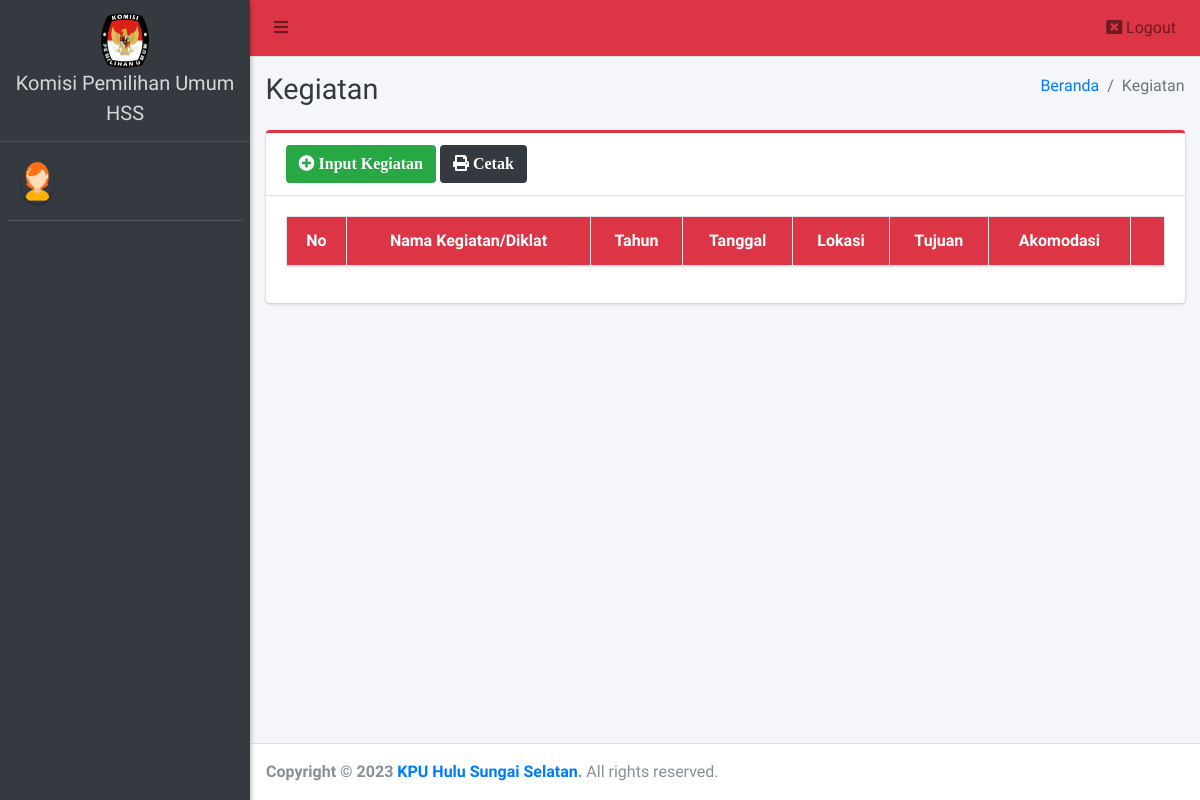
The page /admin/kegiatan/index.php on the database as committed earlier.
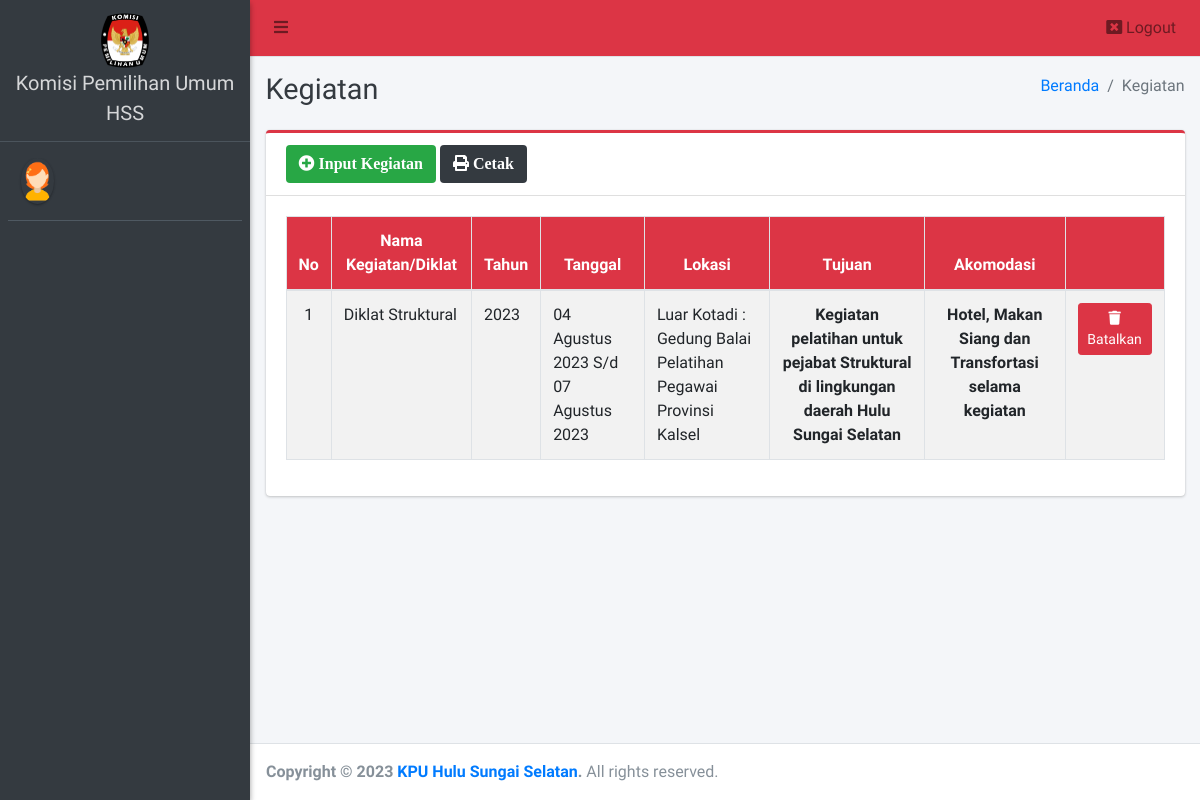
The same page on the database as committed later.
### tables this page shows
CREATE TABLE `kegiatan` (
  `id_kegiatan` int(11) NOT NULL,
  `nama_kegiatan` varchar(150) NOT NULL,
  `tahun` varchar(50) NOT NULL,
  `tgl_mulai` date NOT NULL,
  `tgl_selesai` date NOT NULL,
  `luar_dalam` varchar(70) NOT NULL,
  `lokasi` varchar(255) NOT NULL,
  `deskripsi` text NOT NULL,
  `akomodasi` text NOT NULL
);

### config/day.php (called while the page is built)
<?php
function tgl_indo($tanggal)
{
    $bulan = array(
        1 =>   'Januari',
        'Februari',
        'Maret',
        'April',
        'Mei',
        'Juni',
        'Juli',
        'Agustus',
        'September',
        'Oktober',
        'November',
        'Desember'
    );
    $pecahkan = explode('-', $tanggal);
    return $pecahkan[2] . ' ' . $bulan[(int) $pecahkan[1]] . ' ' . $pecahkan[0];
}
?>

### admin/kegiatan/index.php (the view, shortened to what the changed rows need)
<?php
require '../../config/koneksi.php';
require '../../config/day.php';
?>
<!DOCTYPE html>
<html>
<?php
include '../../templates/head.php';
?>
<body class="hold-transition sidebar-mini layout-fixed">
    <div class="wrapper">
        <div class="content-wrapper">
            <div class="content-header">
                <div class="container-fluid">
                    <div class="row mb-2">
                        <div class="col-sm-6">
                            <h1 class="m-0 text-dark">Kegiatan</h1>
                        </div>
                    </div>
                </div>
            </div>
            <section class="content">
                <div class="container-fluid">
                    <div class="row">
                        <div class="col-12">
                            <div class="card card-red card-outline">
                                <div class="card-body">
                                    <div class="table-responsive">
                                        <table id="example1" class="table table-bordered table-striped">
                                            <thead class="bg-red">
                                                <tr align="center">
                                                    <th>No</th>
                                                    <th>Nama Kegiatan/Diklat</th>
                                                    <th>Tahun</th>
                                                    <th>Tanggal</th>
                                                    <th>Lokasi</th>
                                                    <th>Tujuan</th>
                                                    <th>Akomodasi</th>
                                                    <th></th>
                                                </tr>
                                            </thead>
                                            <tbody style="background-color: white">
                                                <?php
                                                $no = 1;
                                                $data = $koneksi->query("SELECT * FROM kegiatan ORDER BY id_kegiatan DESC
                                                ");
                                                while ($row = $data->fetch_array()) {
                                                ?>
                                                    <tr>
                                                        <td align="center"><?= $no++ ?></td>
                                                        <td><?= $row['nama_kegiatan'] ?></td>
                                                        <td><?= $row['tahun'] ?></td>
                                                        <td><?= tgl_indo($row['tgl_mulai']) . " S/d " . tgl_indo($row['tgl_selesai']) ?></td>
                                                        <td><?= $row['luar_dalam'] . "di : " . $row['lokasi'] ?></td>
                                                        <td align="center"><b><?= $row['deskripsi'] ?></b></td>
                                                        <td align="center"><b><?= $row['akomodasi'] ?></b></td>
                                                        <td align="center">
                                                            <a href="hapus?id=<?= $row['id_kegiatan'] ?>" class="btn btn-danger btn-sm alert-hapus" title="Hapus"><i class="fa fa-trash"></i> Batalkan</a>
                                                        </td>
                                                    </tr>
                                                <?php } ?>
                                            </tbody>
                                        </table>
                                    </div>
                                </div>
                            </div>
                        </div>
                    </div>
                </div>
            </section>
        </div>
    </div>
</body>
</html>

Rows that differ between the two databases and show on the page:
added kegiatan: nama_kegiatan "Diklat Struktural", tahun "2023", tgl_mulai "04 Agustus 2023", tgl_selesai "07 Agustus 2023", luar_dalam "Luar Kota", lokasi "Gedung Balai Pelatihan Pegawai Provinsi Kalsel", deskripsi "Kegiatan pelatihan untuk pejabat Struktural di lingkungan daerah Hulu Sungai Selatan", akomodasi "Hotel, Makan Siang dan Transfortasi selama kegiatan"
